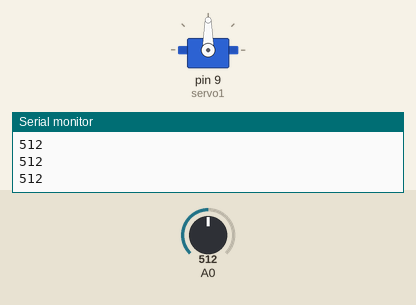
Recording of a sketch running on a simulated Arduino Uno, built with avr-gcc and run on an emulated ATmega328P. On the bench: servo, the last lines printed to the serial monitor. The test bench sets the inputs (shaded band); at power-on: A0 = 512.

Above: at 1.2 s.
1.3 s: A0 set to 716
At 2.2 s:
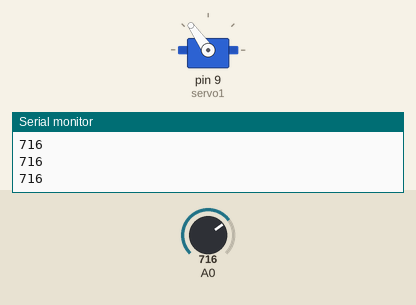
2.8 s: A0 set to 900
At 3.5 s:
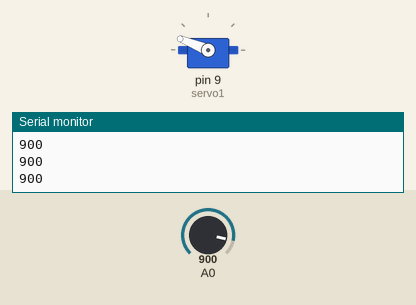
4.3 s: A0 set to 1023
At 4.9 s:
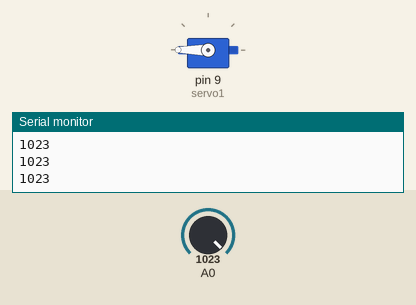
5.8 s: A0 set to 306
At 6.3 s:
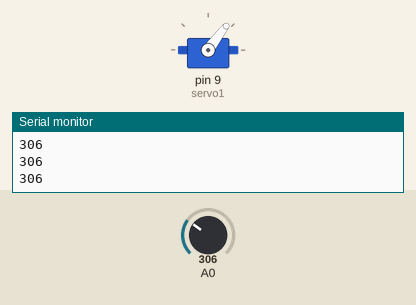
7.3 s: A0 set to 122
At 7.7 s:
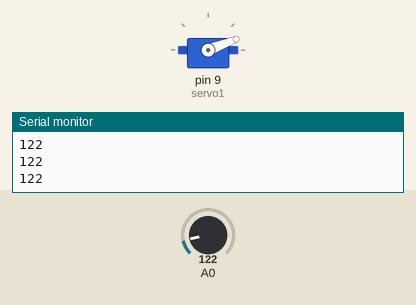
8.8 s: A0 set to 0
At 10.2 s:
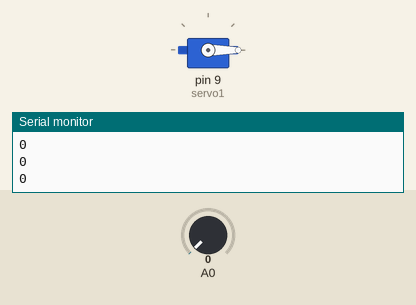
Timing chart, 0 to 11.3 s (numbered marks = the images above; inputs shaded):
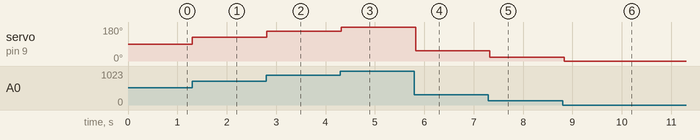

Measured:
- after the input at 1.3 s, servo on pin 9 (servo1): 90° → 125° at once
- after the input at 2.8 s, servo on pin 9 (servo1): 125° → 158° at once
- after the input at 4.3 s, servo on pin 9 (servo1): 158° → 180° at once
- after the input at 5.8 s, servo on pin 9 (servo1): 180° → 53° at once
- after the input at 7.3 s, servo on pin 9 (servo1): 53° → 21° at once
- after the input at 8.8 s, servo on pin 9 (servo1): 21° → 0° at once

The sketch:

ServoLightSensor.ino
```cpp
#include<Servo.h>//include servo library
 Servo servo1;// The servo being used

void setup()
{
  Serial.begin(9600); // open the serial port, set the baud rate to 9600 bps
  servo1.attach(9);//attach the servo to digital port 9 on the board
}
void loop()
{
      int val;                    //create a variable to store the analog light signal
      val=analogRead(0);          //connect grayscale sensor to Analog 0
      Serial.println(val,DEC);    //print the value to serial.Not Necessary for the code to run
      val=map(val,0,1023,0,180);  // mappling the val variable to the servo's rotation value from 0 to 180 degrees
      servo1.write(val);          //write val value to the servo
      delay(100);                 //wait 100 miliseconds
}
```
